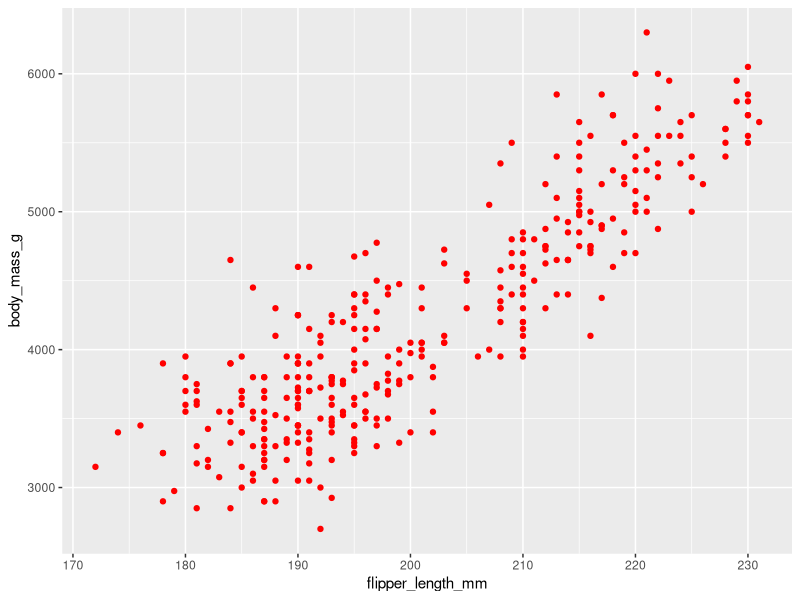
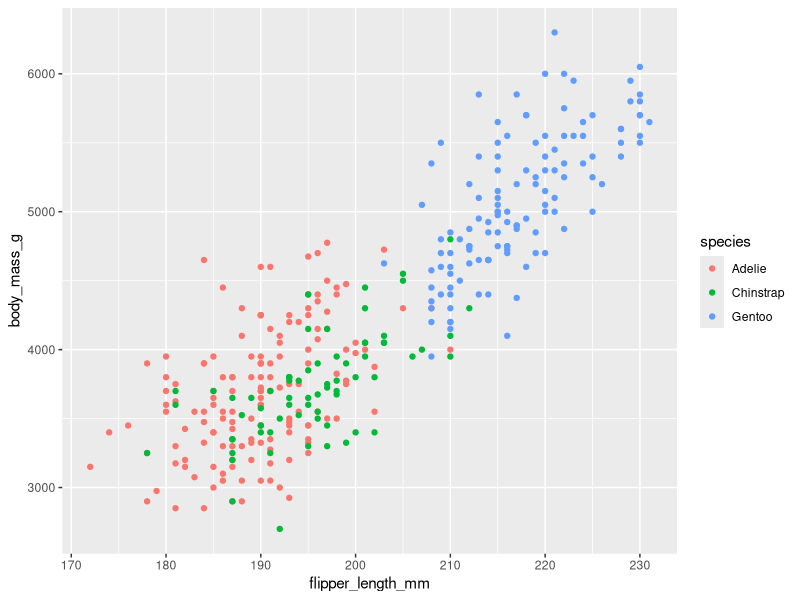
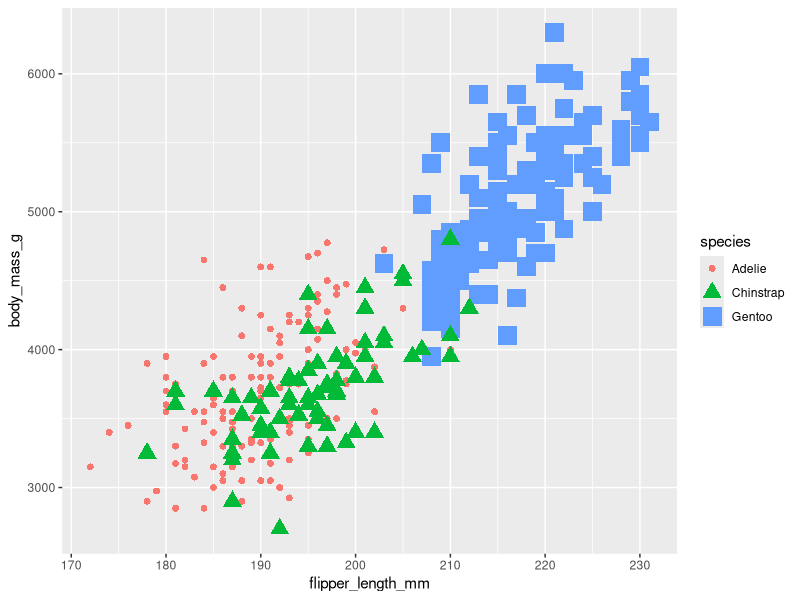
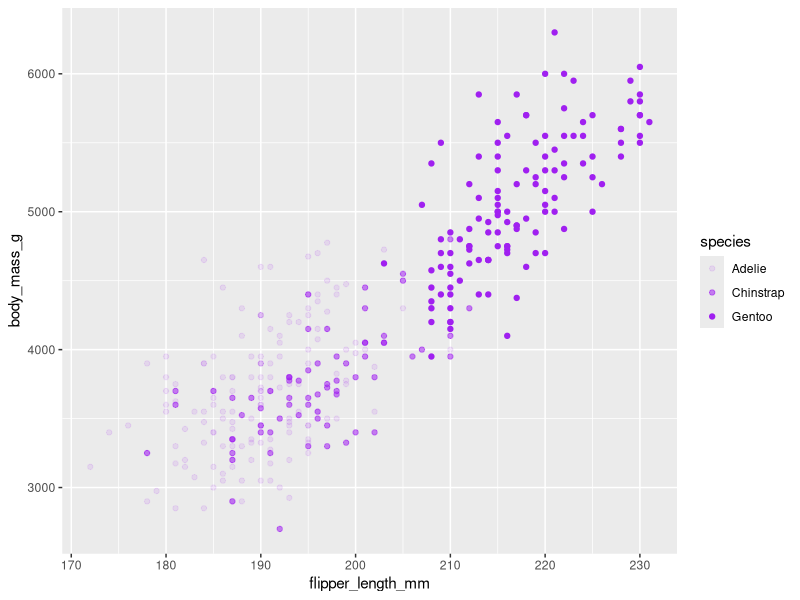
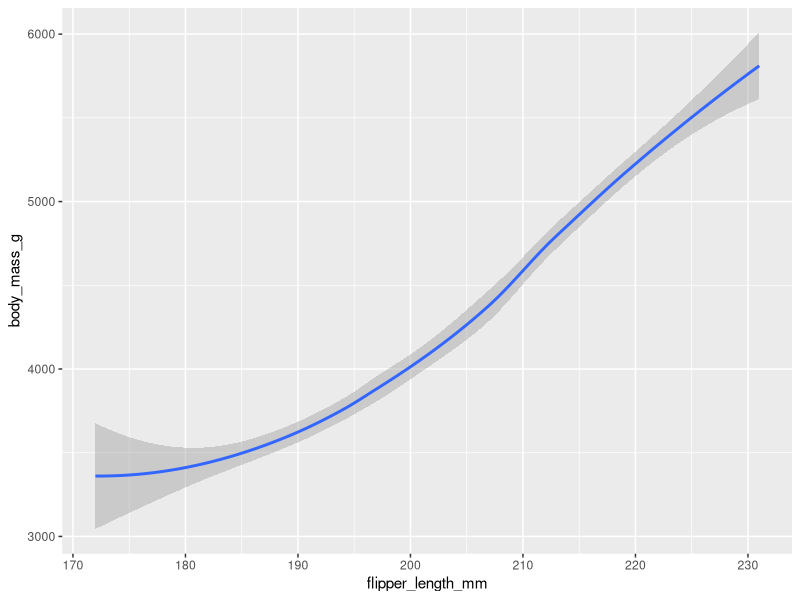
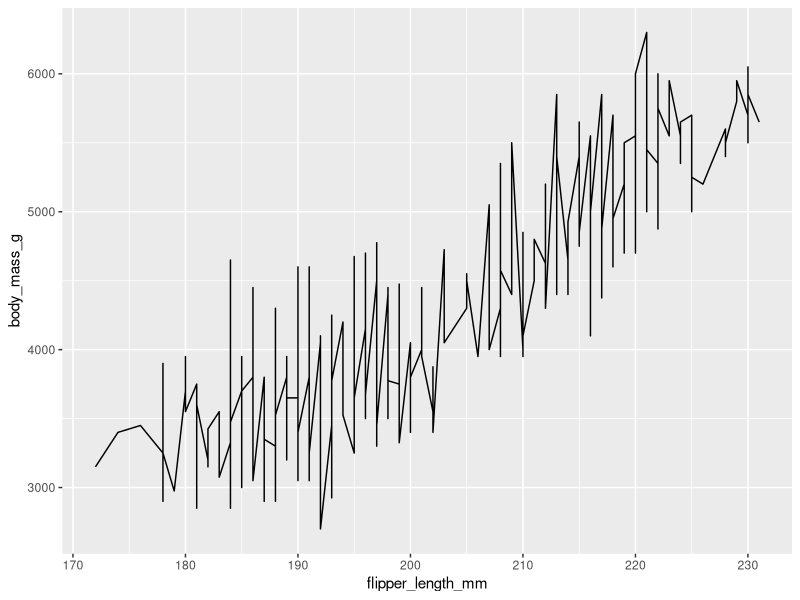
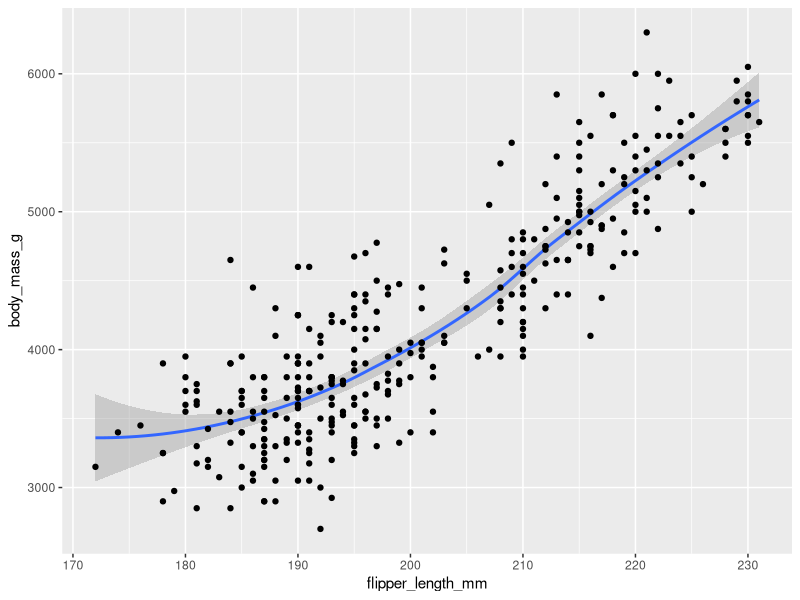
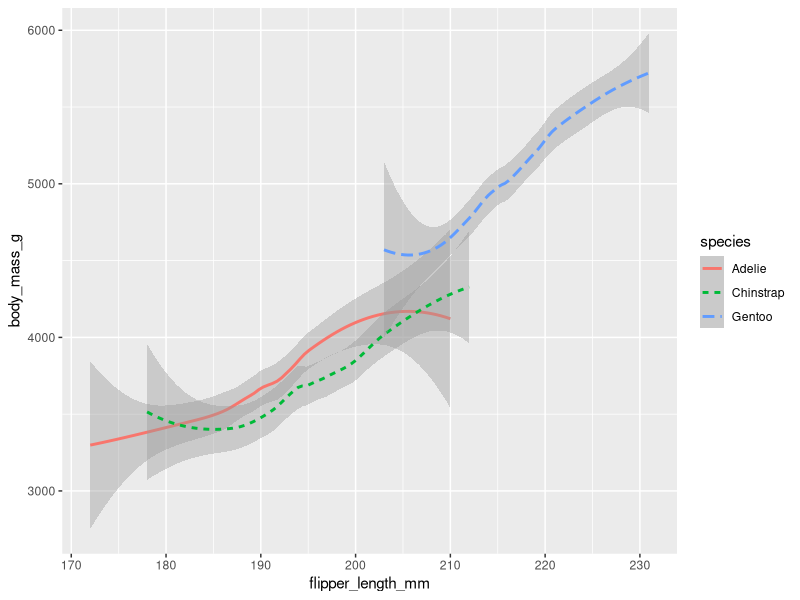

Source code (R) for these figures, in order:
### ggplot2 ###

library(ggplot2)
library(palmerpenguins)

data(penguins)
View(penguins)

# plot comparing relationship between flipper_length and body_mass
ggplot(penguins, aes(x = flipper_length_mm, y = body_mass_g)) + geom_point(color = "red")

# adding color to different species
ggplot(data = penguins) + 
  geom_point(mapping = aes(x = flipper_length_mm, y = body_mass_g, color = species))

# adding shape and size, color to species
ggplot(data = penguins) + 
  geom_point(mapping = aes(x = flipper_length_mm, y = body_mass_g, shape = species, color = species, size = species))

# adding color to over all plot and using alpha to differentiate between species based on transparancy
ggplot(data = penguins) + 
  geom_point(mapping = aes(x = flipper_length_mm, y = body_mass_g, alpha = species), color = "purple")

#changing geom to smooth
ggplot(data = penguins) + 
  geom_smooth(mapping = aes(x = flipper_length_mm, y = body_mass_g))

#changing geom to line
ggplot(data = penguins) + 
  geom_line(mapping = aes(x = flipper_length_mm, y = body_mass_g))

#plot with 2 geoms
ggplot(data = penguins) + 
  geom_smooth(mapping = aes(x = flipper_length_mm, y = body_mass_g)) +
  geom_point(mapping = aes(x = flipper_length_mm, y = body_mass_g))

# drawing different lines for each type of species
ggplot(data = penguins) + 
  geom_smooth(mapping = aes(x = flipper_length_mm, y = body_mass_g, linetype = species, color = species))

#changing geom to jitter
ggplot(data = penguins) + 
  geom_jitter(mapping = aes(x = flipper_length_mm, y = body_mass_g))

#making bar charts
ggplot(data = diamonds) + 
  geom_bar(mapping = aes(x = cut))

ggplot(data = diamonds) + 
  geom_bar(mapping = aes(x = cut, color = cut))

ggplot(data = diamonds) + 
  geom_bar(mapping = aes(x = cut, fill = cut))

#stacked bar chart
ggplot(data = diamonds) + 
  geom_bar(mapping = aes(x = cut, fill = clarity))

# facet funtions
ggplot(data = penguins) + 
  geom_point(mapping = aes(x = flipper_length_mm, y = body_mass_g, color = species)) +
  facet_wrap(~species)

# use facet grid if you want show relation ship between vaiables
ggplot(data = penguins) +
  geom_point(mapping = aes(x = flipper_length_mm, y = body_mass_g, color = species)) +
  facet_grid(sex~species)